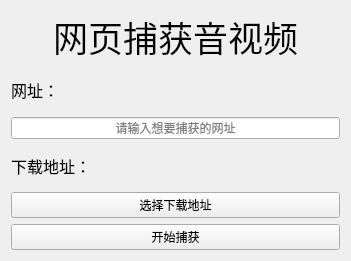
<?xml version="1.0" encoding="UTF-8"?>
<ui version="4.0">
 <class>Capture</class>
 <widget class="QWidget" name="Capture">
  <property name="geometry">
   <rect>
    <x>0</x>
    <y>0</y>
    <width>351</width>
    <height>261</height>
   </rect>
  </property>
  <property name="windowTitle">
   <string>Capture</string>
  </property>
  <property name="windowIcon">
   <iconset>
    <normaloff>resource/logo.ico</normaloff>resource/logo.ico</iconset>
  </property>
  <layout class="QVBoxLayout" name="verticalLayout">
   <item>
    <widget class="QLabel" name="label_2">
     <property name="font">
      <font>
       <family>华文细黑</family>
       <pointsize>26</pointsize>
      </font>
     </property>
     <property name="text">
      <string>网页捕获音视频</string>
     </property>
     <property name="alignment">
      <set>Qt::AlignCenter</set>
     </property>
     <property name="indent">
      <number>-1</number>
     </property>
    </widget>
   </item>
   <item>
    <widget class="QLabel" name="label">
     <property name="font">
      <font>
       <family>等线</family>
       <pointsize>12</pointsize>
      </font>
     </property>
     <property name="text">
      <string>网址：</string>
     </property>
    </widget>
   </item>
   <item>
    <widget class="QLineEdit" name="lineEdit">
     <property name="alignment">
      <set>Qt::AlignCenter</set>
     </property>
     <property name="placeholderText">
      <string>请输入想要捕获的网址</string>
     </property>
    </widget>
   </item>
   <item>
    <widget class="QLabel" name="label_3">
     <property name="font">
      <font>
       <family>等线</family>
       <pointsize>12</pointsize>
      </font>
     </property>
     <property name="text">
      <string>下载地址：</string>
     </property>
    </widget>
   </item>
   <item>
    <widget class="QPushButton" name="pushButton_path">
     <property name="text">
      <string>选择下载地址</string>
     </property>
    </widget>
   </item>
   <item>
    <widget class="QPushButton" name="pushButton">
     <property name="text">
      <string>开始捕获</string>
     </property>
    </widget>
   </item>
  </layout>
 </widget>
 <resources/>
 <connections/>
</ui>
